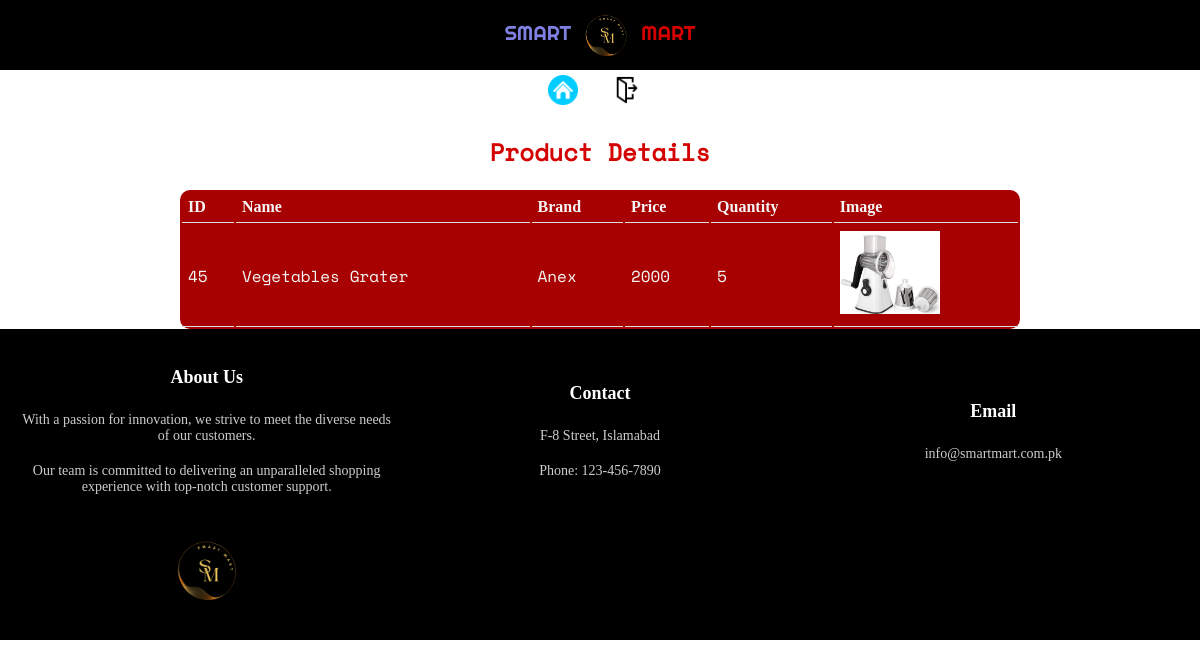
The app's page /product-details.php?id=45 (signed in) with its own data.
### tables this page shows
CREATE TABLE `products` (
  `id` int(11) NOT NULL,
  `name` varchar(255) NOT NULL,
  `price` decimal(65,0) NOT NULL,
  `quantity` int(255) NOT NULL,
  `brand` varchar(255) NOT NULL,
  `description` text NOT NULL,
  `image` varchar(255) NOT NULL
);

### product-details.php (the view, shortened to what this page needs)
<?php
include("includes/config.php");
if ((isset($_SESSION["loggedin"])) && ($_SESSION["loggedin"]) &&
    (isset($_SESSION["type"])) && ($_SESSION["type"] == "A")
) {
    if (isset($_GET['id']) && !empty($_GET['id'])) {
        $conn = connect($dbserver, $dbusername, $dbpassword, $dbname);
        $productId = $_GET['id'];
        $productQuery = mysqli_query($conn, "SELECT * FROM products WHERE id = $productId");
        $product = mysqli_fetch_assoc($productQuery);
        ?>
        <!DOCTYPE html>
        <html lang="en">
        <head>
        </head>
        <body>
            <?php include("includes/header.php");
              include("includes/nav-for-admin.php");
              ?>
            <h2 id="show-users">Product Details</h2>
            <table id="user-details-table">
                <tr>
                    <th>ID</th>
                    <th>Name</th>
                    <th>Brand</th>
                    <th>Price</th>
                    <th>Quantity</th>
                    <th>Image</th>
                </tr>
                <tr>
                    <td><?php echo $product['id']; ?></td>
                    <td><?php echo $product['name']; ?></td>
                    <td><?php echo $product['brand']; ?></td>
                    <td><?php echo $product['price']; ?></td>
                    <td><?php echo $product['quantity']; ?></td>
                    <td><img src="uploads/<?php echo $product['image']; ?>" alt="<?php echo $product['name']; ?>" class="product-image"></td>
                </tr>
            </table>
            <?php include("includes/footer.php");?>
        </body>
        </html>
        <?php
        exit;
    }
} else {
    header("Location: login.php?msg=UUAA");
    exit;
}
?>

### css/style.css (style rules this page uses)
body { box-sizing: border-box; margin: 0; padding:0; border: 0; }
.admin-tables-scetions th,td { padding: 8px; font-family: spacemono; text-align: left; border-bottom: 1px solid #a43e3e; }
.product-image { max-width: 100px; max-height: 100px; }
#show-users { margin-bottom: 20px; color: rgb(212, 1, 1); text-align: center; font-family: spacemono; }
#user-details-table { width: 80%; margin: 0 auto; background-color: rgb(167, 1, 1); color: whitesmoke; border-radius: 10px; }
#user-details-table th, #user-details-table td { padding: 8px; text-align: left; border-bottom: 1px solid #ddd; }
@media (max-width: 1281px) { #user-details-table { width: 70%; } }
@media (max-width: 1281px) { #user-details-table th, #user-details-table td { padding: 6px; } }

### records on screen
products: id "45", name "Vegetables Grater", brand "Anex", price "2000", quantity "5", image+name (picture)
